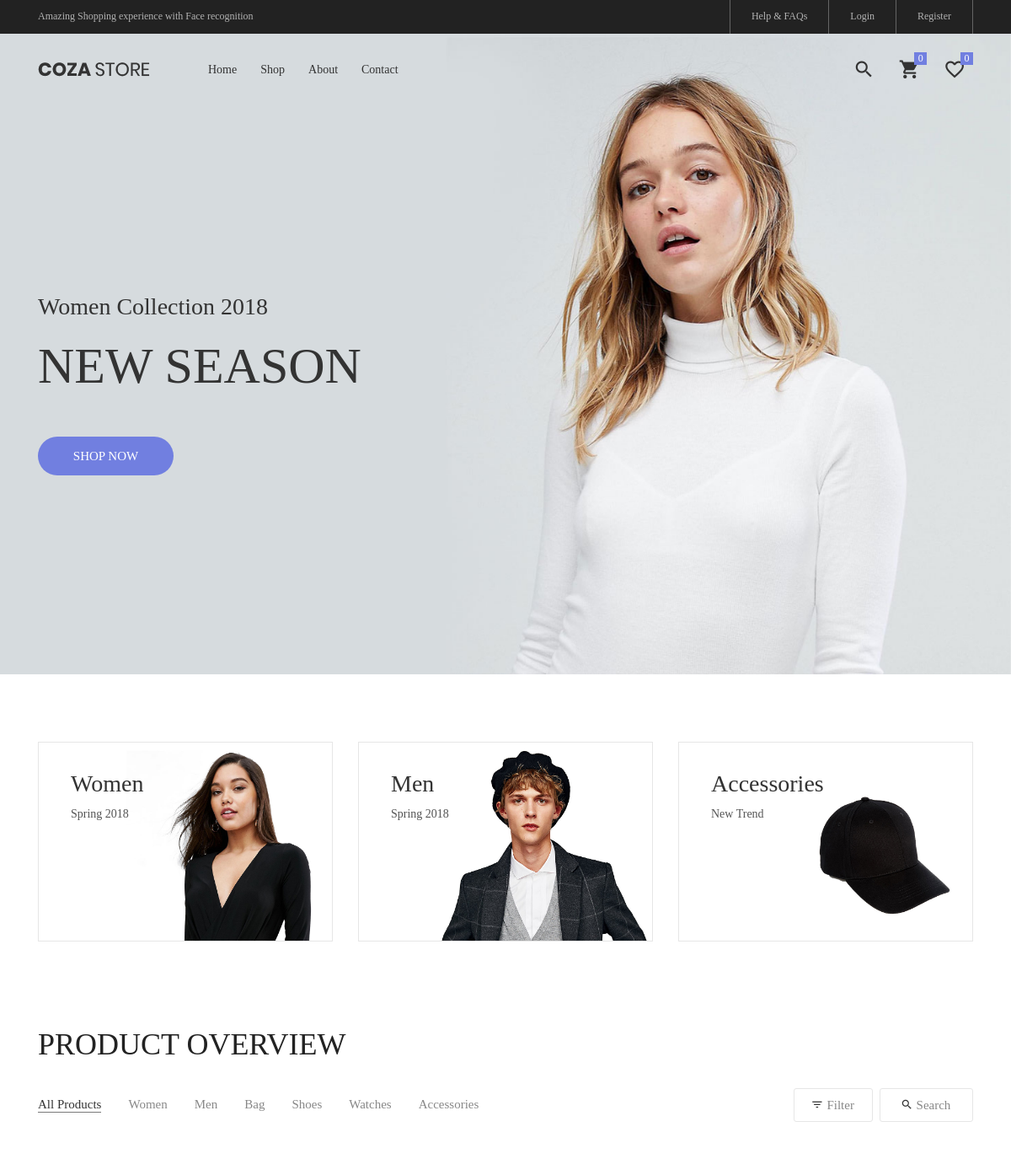
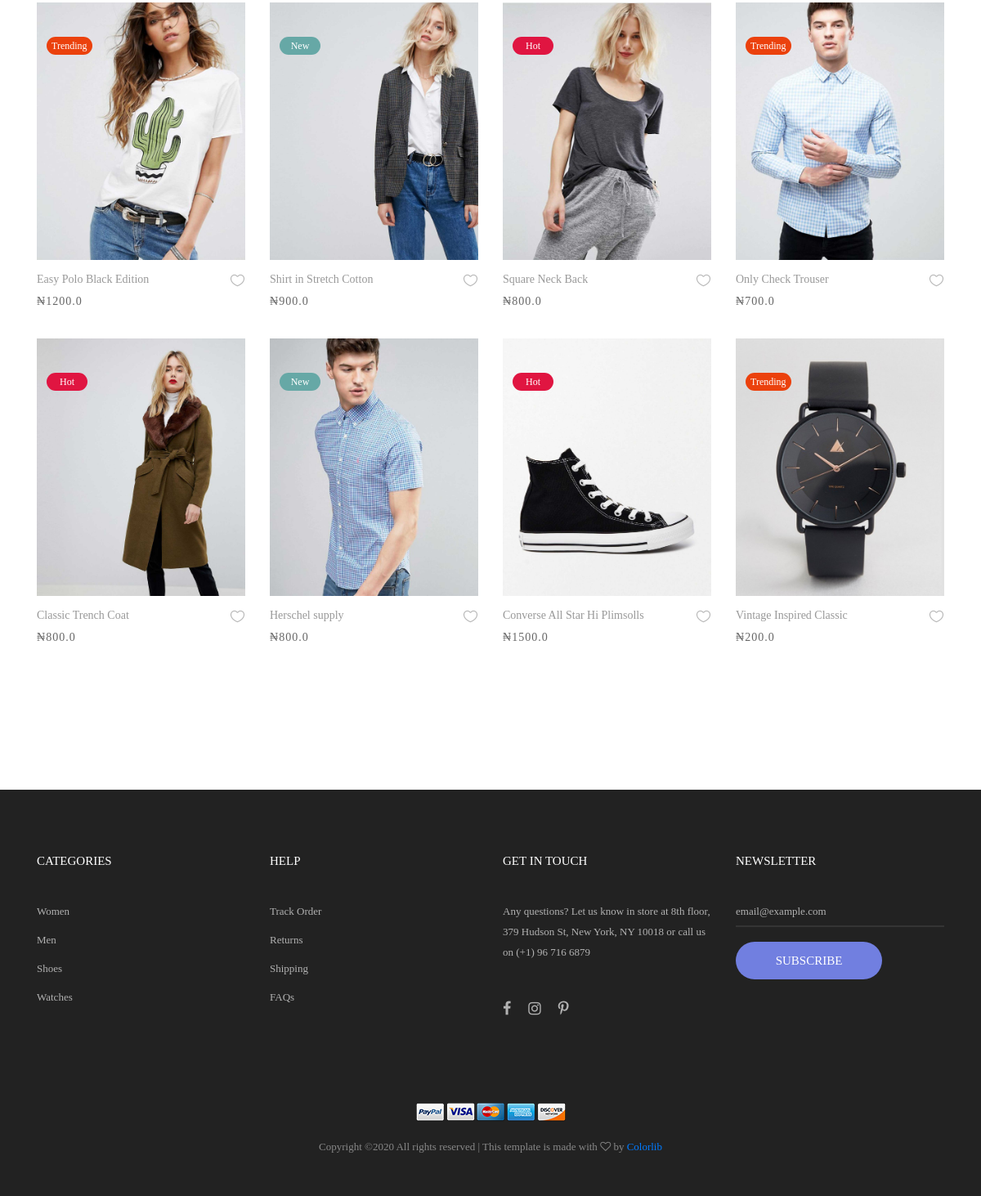
The page / on the database its author committed (2 pictures, top to bottom).
### core/models.py (models this page shows, shortened)
class Item(models.Model):
    title = models.CharField(max_length=100)
    category = models.ForeignKey(Category, on_delete=models.CASCADE)
    price = models.FloatField()
    discount_price = models.FloatField(blank=True, null=True)
    label = models.CharField(choices=LABEL_CHOICES, max_length=1)
    slug = AutoSlugField(populate_from="title", always_update="True")
    short_description = models.TextField(blank=True)
    description = models.TextField(blank=True)
    image = models.ImageField()
    trending = models.BooleanField(default=False)
    def get_absolute_url(self):
        return reverse("core:product", kwargs={
            'slug': self.slug
        })
    def get_category_display(self):
        return self.category.name

### core/views.py (the view)
# urls.py: path('', HomeView.as_view(), name='home'),
class HomeView(ListView):
    model = Item
    paginate_by = 12
    template_name = "home.html"

### templates/home.html (shortened to what this page needs)
{% extends "base.html" %}
{% load static %}
{% block header %}
  {% include 'partials/header.html' %}
{% endblock header %}
{% block content %}
    {% include 'partials/slider.html' %}
    {% include 'partials/banner.html' %}
    <section class="bg0 p-t-23 p-b-140">
      <div class="container">
        <div class="p-b-10">
          <h3 class="ltext-103 cl5">
            Product Overview
          </h3>
        </div>
        <div class="flex-w flex-sb-m p-b-52">
          <div class="flex-w flex-l-m filter-tope-group m-tb-10">
            <button class="stext-106 cl6 hov1 bor3 trans-04 m-r-32 m-tb-5 how-active1" data-filter="*">
              All Products
            </button>
            <button class="stext-106 cl6 hov1 bor3 trans-04 m-r-32 m-tb-5" data-filter=".Women">
              Women
            </button>
            <button class="stext-106 cl6 hov1 bor3 trans-04 m-r-32 m-tb-5" data-filter=".Men">
              Men
            </button>
            <button class="stext-106 cl6 hov1 bor3 trans-04 m-r-32 m-tb-5" data-filter=".Bag">
              Bag
            </button>
            <button class="stext-106 cl6 hov1 bor3 trans-04 m-r-32 m-tb-5" data-filter=".Shoes">
              Shoes
            </button>
            <button class="stext-106 cl6 hov1 bor3 trans-04 m-r-32 m-tb-5" data-filter=".Watches">
              Watches
            </button>
            <button class="stext-106 cl6 hov1 bor3 trans-04 m-r-32 m-tb-5" data-filter=".Accessories">
              Accessories
            </button>
          </div>
          <div class="flex-w flex-c-m m-tb-10">
            <div class="flex-c-m stext-106 cl6 size-104 bor4 pointer hov-btn3 trans-04 m-r-8 m-tb-4 js-show-filter">
              <i class="icon-filter cl2 m-r-6 fs-15 trans-04 zmdi zmdi-filter-list"></i>
               Filter
            </div>
            <div class="flex-c-m stext-106 cl6 size-105 bor4 pointer hov-btn3 trans-04 m-tb-4 js-show-search">
              <i class="icon-search cl2 m-r-6 fs-15 trans-04 zmdi zmdi-search"></i>
              Search
            </div>
          </div>
        </div>
        <div class="row isotope-grid">
          {% for item in object_list %}
            <div class="col-sm-6 col-md-4 col-lg-3 p-b-35 isotope-item {{ item.get_category_display }}">
              <div class="block2">
                <div class="block2-pic hov-img0 {% if 'Hot' in item.get_label_display %} label-hot {% elif 'Trending' in item.get_label_display %} label-trending {% elif 'New' in item.get_label_display %} label-new {% endif %}" data-label="{{ item.get_label_display }}">
                  <img src="{{ item.image.url }}" alt="IMG-PRODUCT">
                </div>
                <div class="block2-txt flex-w flex-t p-t-14">
                  <div class="block2-txt-child1 flex-col-l ">
                    <a href="{{ item.get_absolute_url }}" class="stext-104 cl4 hov-cl1 trans-04 js-name-b2 p-b-6">
                      {{ item.title }}
                    </a>
                    <span class="stext-105 cl3">
                      {% if item.discount_price %}
                        &#8358;{{ item.discount_price }}
                      {% else %}
                        &#8358;{{ item.price }}
                      {% endif %}
                    </span>
                  </div>
                  <div class="block2-txt-child2 flex-r p-t-3">
                    <a href="#" class="btn-addwish-b2 dis-block pos-relative js-addwish-b2">
                      <img class="icon-heart1 dis-block trans-04" src="{% static 'images/icons/icon-heart-01.png' %}" alt="ICON">
                    </a>
                  </div>
                </div>
              </div>
            </div>
          {% endfor %}
        </div>
      </div>
    </section>
{% endblock content %}

### static_in_env/css/main.css (style rules this page uses)
.container { max-width: 1380px; }
@media (max-width: 1600px) { .container { max-width: 1200px; } }
.block2-pic { position: relative; }
.block2-txt-child1 { width: calc(100% - 30px); }
.block2-txt-child2 { width: 30px; }
.label-new { position: relative; }
.label-new::after { content: attr(data-label); font-family: Montserrat-Regular; font-size: 12px; color: #fff; line-height: 1.2; display: -webkit-box; display: -webkit-flex; display: -moz-box; display: -ms-flexbox; display: flex; justify-content: center; align-items: center; position: absolute; min-width: 50px; height: 22px; border-radius: 11px; padding: 0 6px; background-color: #66a8a6; top: 42px; left: 12px; }
.label-hot { position: relative; }
.label-hot::after { content: attr(data-label); font-family: Montserrat-Regular; font-size: 12px; color: #fff; line-height: 1.2; display: -webkit-box; display: -webkit-flex; display: -moz-box; display: -ms-flexbox; display: flex; justify-content: center; align-items: center; position: absolute; min-width: 50px; height: 22px; border-radius: 11px; padding: 0 6px; background-color: #e01541; top: 42px; left: 12px; }
.label-trending { position: relative; }
.label-trending::after { content: attr(data-label); font-family: Montserrat-Regular; font-size: 12px; color: #fff; line-height: 1.2; display: -webkit-box; display: -webkit-flex; display: -moz-box; display: -ms-flexbox; display: flex; justify-content: center; align-items: center; position: absolute; min-width: 50px; height: 22px; border-radius: 11px; padding: 0 6px; background-color: #eb410d; top: 42px; left: 12px; }
.cl2 { color: #333; }
.cl3 { color: #666; }
.cl4 { color: #999; }
.cl5 { color: #222; }
.cl6 { color: #888; }
.stext-104 { font-family: Poppins-Regular; font-size: 14px; line-height: 1.466667; }
.stext-105 { font-family: Poppins-Regular; font-size: 14px; line-height: 1.466667; letter-spacing: 1px; }
.stext-106 { font-family: Poppins-Regular; font-size: 15px; line-height: 1.2; }
.ltext-103 { font-family: Poppins-Bold; font-size: 36px; line-height: 1.1; text-transform: uppercase; }
.size-104 { min-width: 94px; height: 40px; }
.size-105 { min-width: 111px; height: 40px; }
.bg0 { background-color: #fff; }
.bor3 { border-bottom: 1px solid transparent; }
.bor4 { border: 1px solid #e6e6e6; border-radius: 3px; }
.how-active1 { color: #333; border-color: #797979; }
.hov-img0 { display: block; overflow: hidden; }
.hov-img0 img { width: 100%; -webkit-transition: transform 0.9s ease; -o-transition: transform 0.9s ease; -moz-transition: transform 0.9s ease; transition: transform 0.9s ease; }

### rows shown on the page
Item: image (picture), title "Easy Polo Black Edition", discount_price "1200.0"
Item: image (picture), title "Shirt in Stretch Cotton", price "900.0"
Item: image (picture), title "Square Neck Back", price "800.0"
Item: image (picture), title "Only Check Trouser", price "700.0"
Item: image (picture), title "Classic Trench Coat", price "800.0"
Item: image (picture), title "Herschel supply", price "800.0"
Item: image (picture), title "Converse All Star Hi Plimsolls", price "1500.0"
Item: image (picture), title "Vintage Inspired Classic", price "200.0"
